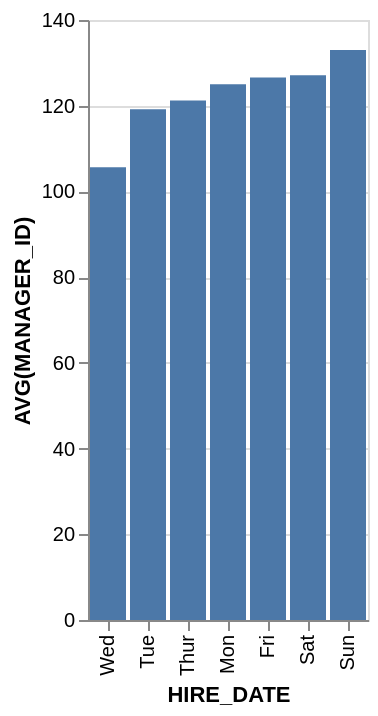

Specify this chart in Vega-Lite:
### Vega-Lite specification from a JSON file in a GitHub repository (floating-point values rounded to 4 significant figures)
{"data": {"values": [{"x_data": "Wed", "y_data": 105.6}, {"x_data": "Tue", "y_data": 119.2}, {"x_data": "Thur", "y_data": 121.2}, {"x_data": "Mon", "y_data": 125}, {"x_data": "Fri", "y_data": 126.6}, {"x_data": "Sat", "y_data": 127.1}, {"x_data": "Sun", "y_data": 133}]}, "mark": "bar", "encoding": {"x": {"field": "x_data", "type": "nominal", "title": "HIRE_DATE", "sort": {"op": "sum", "field": "y_data", "order": "ascending"}}, "y": {"field": "y_data", "type": "quantitative", "title": "AVG(MANAGER_ID)"}}}
